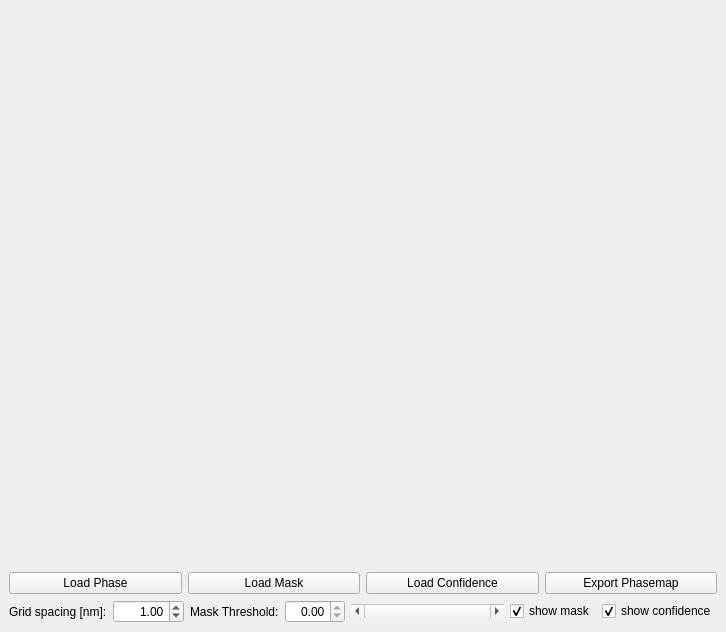
<?xml version="1.0" encoding="UTF-8"?>
<ui version="4.0">
 <class>MainWindow</class>
 <widget class="QMainWindow" name="MainWindow">
  <property name="geometry">
   <rect>
    <x>0</x>
    <y>0</y>
    <width>726</width>
    <height>632</height>
   </rect>
  </property>
  <property name="windowTitle">
   <string>MainWindow</string>
  </property>
  <widget class="QWidget" name="centralwidget">
   <property name="windowTitle">
    <string>Form</string>
   </property>
   <layout class="QVBoxLayout" name="verticalLayout">
    <item>
     <widget class="QWidget" name="mplwidget" native="true">
      <property name="sizePolicy">
       <sizepolicy hsizetype="Expanding" vsizetype="Expanding">
        <horstretch>0</horstretch>
        <verstretch>0</verstretch>
       </sizepolicy>
      </property>
      <layout class="QVBoxLayout" name="verticalLayout_2">
       <item>
        <layout class="QVBoxLayout" name="mplLayout"/>
       </item>
      </layout>
     </widget>
    </item>
    <item>
     <layout class="QHBoxLayout" name="horizontalLayout">
      <item>
       <widget class="QPushButton" name="pushButton_phase">
        <property name="text">
         <string>Load Phase</string>
        </property>
       </widget>
      </item>
      <item>
       <widget class="QPushButton" name="pushButton_mask">
        <property name="text">
         <string>Load Mask</string>
        </property>
       </widget>
      </item>
      <item>
       <widget class="QPushButton" name="pushButton_conf">
        <property name="text">
         <string>Load Confidence</string>
        </property>
        <property name="checkable">
         <bool>false</bool>
        </property>
       </widget>
      </item>
      <item>
       <widget class="QPushButton" name="pushButton_export">
        <property name="text">
         <string>Export Phasemap</string>
        </property>
       </widget>
      </item>
     </layout>
    </item>
    <item>
     <layout class="QHBoxLayout" name="horizontalLayout_2">
      <item>
       <widget class="QLabel" name="label_2">
        <property name="text">
         <string>Grid spacing [nm]:</string>
        </property>
       </widget>
      </item>
      <item>
       <widget class="QDoubleSpinBox" name="doubleSpinBox_a">
        <property name="sizePolicy">
         <sizepolicy hsizetype="Minimum" vsizetype="Fixed">
          <horstretch>0</horstretch>
          <verstretch>0</verstretch>
         </sizepolicy>
        </property>
        <property name="minimumSize">
         <size>
          <width>60</width>
          <height>0</height>
         </size>
        </property>
        <property name="baseSize">
         <size>
          <width>0</width>
          <height>0</height>
         </size>
        </property>
        <property name="alignment">
         <set>Qt::AlignRight|Qt::AlignTrailing|Qt::AlignVCenter</set>
        </property>
        <property name="maximum">
         <double>1000.000000000000000</double>
        </property>
        <property name="value">
         <double>1.000000000000000</double>
        </property>
       </widget>
      </item>
      <item>
       <widget class="QLabel" name="label">
        <property name="sizePolicy">
         <sizepolicy hsizetype="Fixed" vsizetype="Preferred">
          <horstretch>0</horstretch>
          <verstretch>0</verstretch>
         </sizepolicy>
        </property>
        <property name="text">
         <string>Mask Threshold:</string>
        </property>
       </widget>
      </item>
      <item>
       <widget class="QDoubleSpinBox" name="doubleSpinBox_thres">
        <property name="sizePolicy">
         <sizepolicy hsizetype="Minimum" vsizetype="Fixed">
          <horstretch>0</horstretch>
          <verstretch>0</verstretch>
         </sizepolicy>
        </property>
        <property name="minimumSize">
         <size>
          <width>60</width>
          <height>0</height>
         </size>
        </property>
        <property name="maximumSize">
         <size>
          <width>16777215</width>
          <height>16777215</height>
         </size>
        </property>
        <property name="baseSize">
         <size>
          <width>0</width>
          <height>0</height>
         </size>
        </property>
        <property name="alignment">
         <set>Qt::AlignRight|Qt::AlignTrailing|Qt::AlignVCenter</set>
        </property>
        <property name="prefix">
         <string/>
        </property>
        <property name="decimals">
         <number>2</number>
        </property>
        <property name="maximum">
         <double>0.000000000000000</double>
        </property>
       </widget>
      </item>
      <item>
       <widget class="QScrollBar" name="horizontalScrollBar">
        <property name="sizePolicy">
         <sizepolicy hsizetype="MinimumExpanding" vsizetype="Fixed">
          <horstretch>0</horstretch>
          <verstretch>0</verstretch>
         </sizepolicy>
        </property>
        <property name="maximum">
         <number>0</number>
        </property>
        <property name="singleStep">
         <number>1</number>
        </property>
        <property name="orientation">
         <enum>Qt::Horizontal</enum>
        </property>
       </widget>
      </item>
      <item>
       <widget class="QCheckBox" name="checkBox_mask">
        <property name="sizePolicy">
         <sizepolicy hsizetype="Fixed" vsizetype="Fixed">
          <horstretch>0</horstretch>
          <verstretch>0</verstretch>
         </sizepolicy>
        </property>
        <property name="text">
         <string>show mask</string>
        </property>
        <property name="checked">
         <bool>true</bool>
        </property>
       </widget>
      </item>
      <item>
       <widget class="QCheckBox" name="checkBox_conf">
        <property name="sizePolicy">
         <sizepolicy hsizetype="Fixed" vsizetype="Fixed">
          <horstretch>0</horstretch>
          <verstretch>0</verstretch>
         </sizepolicy>
        </property>
        <property name="text">
         <string>show confidence</string>
        </property>
        <property name="checked">
         <bool>true</bool>
        </property>
       </widget>
      </item>
     </layout>
    </item>
   </layout>
  </widget>
 </widget>
 <resources/>
 <connections/>
</ui>
